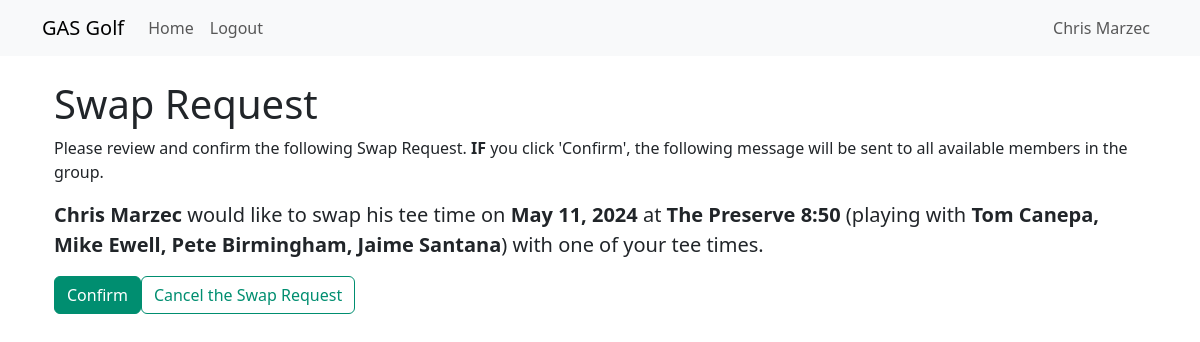
The page /swaprequest/ (signed in) on the database its author committed.
### GRPR/models.py (models this page shows)
class TeeTimesInd(models.Model):
    CrewID = models.IntegerField()
    gDate = models.DateField()
    PID = models.ForeignKey('Players', on_delete=models.CASCADE)  # Links to Players table
    CourseID = models.ForeignKey('Courses', on_delete=models.CASCADE)  # Links to Courses table
    class Meta:
        db_table = "TeeTimesInd"

class Courses(models.Model):
    crewID = models.IntegerField()
    courseName = models.CharField(max_length=256)
    courseTimeSlot = models.CharField(max_length=256)
    class Meta:
        db_table = "Courses"

### GRPR/views.py (the view)
# urls.py: path('swaprequest/', views.swaprequest_view, name='swaprequest_view'),
@login_required
def swaprequest_view(request):
    swap_tt_id = request.session.pop('swap_tt_id', None)
    user_id = request.session.pop('user_id', None)
    print('swaprequest_view')
    print('swap_tt_id', swap_tt_id)
    print('user_id', user_id)
    if not swap_tt_id or not user_id:
        return HttpResponseBadRequest("Required data is missing.")
    player = Players.objects.filter(user_id=user_id).first()
    if not player:
        return HttpResponseBadRequest("Player not found for the logged-in user.")
    player_id = player.id
    print('player_id', player_id)
    teetime = TeeTimesInd.objects.get(id=swap_tt_id)
    date = teetime.gDate
    course = teetime.CourseID.courseName
    time_slot = teetime.CourseID.courseTimeSlot
    other_players = ", ".join([
        f"{player.PID.FirstName} {player.PID.LastName}" for player in TeeTimesInd.objects.filter(
            CourseID=teetime.CourseID, gDate=teetime.gDate
        ).exclude(PID=player_id)
    ])
    print('swaprequest_view post data collection')
    print('swap_tt_id',swap_tt_id)
    print('user_id', user_id)
    print('date', date)
    print('course', course)
    print('time_slot', time_slot)
    print('other_players', other_players)
    context = {
        'swap_tt_id': swap_tt_id,
        'user_id': user_id,
        'date': date,
        'course': course,
        'time_slot': time_slot,
        'other_players': other_players,
        'first_name': request.user.first_name,
        'last_name': request.user.last_name,
        'user_name': request.user.username,
    }
    return render(request, 'GRPR/swaprequest.html', context)

### GRPR/templates/GRPR/swaprequest.html (shortened to what this page needs)
{% extends 'base.html' %}
{% block content %}
    <div class="container my-4">
        <h1>Swap Request</h1>
        <p>
            Please review and confirm the following Swap Request.  <strong>IF </strong>you click 'Confirm', the following message will be sent to all available members in the group.
        </p>
        <blockquote class="blockquote">
            <strong>{{ first_name }} {{ last_name }}</strong> would like to swap his tee time on <strong>{{ date }}</strong> at
            <strong>{{ course }}</strong> <strong>{{ time_slot }}</strong> (playing with <strong>{{ other_players }}</strong>)
            with one of your tee times.
        </blockquote>
        <div class="d-flex">
            <a href="{% url 'store_swaprequestsent_data_view' %}?date={{ date }}&course={{ course }}&time_slot={{ time_slot }}&user_name={{ user_name }}&other_players={{ other_players|urlencode }}&swap_tt_id={{ swap_tt_id }}&user_id={{ user_id }}&first_name={{ first_name }}&last_name={{ last_name }}" class="btn btn-primary">Confirm</a>
            <a href="{% url 'subswap_view' %}" class="btn btn-secondary-custom">Cancel the Swap Request</a>
        </div>
    </div>
{% endblock %}

### GRPR/templates/base.html (shortened to what this page needs)
<!DOCTYPE html>
<html lang="en">
{% load static %}
<head>
    <link rel="stylesheet" href="https://cdn.jsdelivr.net/npm/bootstrap@5.3.0/dist/css/bootstrap.min.css">
    <link rel="stylesheet" href="{% static 'css/styles.css' %}">
</head>
<body>
    <nav class="navbar navbar-expand-lg navbar-light bg-light">
        <div class="container">
            <a class="navbar-brand">GAS Golf</a>
            <div class="collapse navbar-collapse" id="navbarSupportedContent">
                <ul class="navbar-nav mr-auto">
                    <li class="nav-item active">
                        <a href="{% url 'home_page' %}" class="nav-link" role="button">Home</a>
                    </li>
                    <li class="nav-item">
                        <a href="{% url 'logout' %}" class="nav-link" role="button">Logout</a>
                    </li>
                </ul>
                <ul class="navbar-nav ms-auto">
                    <li class="nav-item">
                        <a href="{% url 'profile_view' %}" class="nav-link" role="button">{{ first_name }} {{ last_name }}</a>
                    </li>
                </ul>
            </div>
        </div>
    </nav>
    <div class="container my-4">
        {% block content %}{% endblock %}
    </div>
</body>
</html>

### GRPR/static/css/styles.css (style rules this page uses)
.btn { background-color: #008e70 !important; border-color: #008e70 !important; color: white !important; padding: 0.375rem 0.75rem; font-size: 1rem; border-width: 1px; }
.btn-secondary-custom { background-color: white !important; color: #008e70 !important; border: 1px solid #008e70 !important; padding: 0.375rem 0.75rem; font-size: 1rem; border-width: 1px; }

### rows shown on the page
TeeTimesInd: gDate "May 11, 2024"
Courses: courseName "The Preserve", courseTimeSlot "8:50"

### other values the page prints
{{ first_name }} "Chris"
{{ last_name }} "Marzec"
{{ other_players }} "Tom Canepa, Mike Ewell, Pete Birmingham, Jaime Santana"
